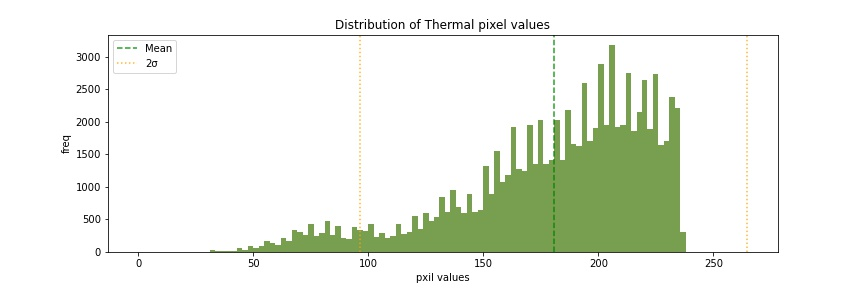
#> input picture hist_all_temperature.jpg, 864 x 288 px
$ python -i module_extraction_ortho_old.py   (imports and definitions only)   (older library calls are emulated)
#> lines starting #> are read from the running program, lines starting #| are printed output that depends on the picture
#> further down, picture is the input picture: shape (288, 864, 3); mean B, G, R 230.4, 240.1, 235.5

import numpy as np
import pandas as pd
import cv2
import matplotlib.pyplot as plt
import glob
from sklearn.cluster import DBSCAN
import json

# [49 lines left out: functions get_thermal_data, get_rect_info, show_img, not called in this run]

class Filters():

    def __init__(self, thermal_npdat_path=None):
        if thermal_npdat_path is not None:
            self.get_limits(thermal_npdat_path)
        else:
            self.upper_lim_pix_val = None
            self.lower_lim_pix_val = None

    # [23 lines left out: function get_limits, not called in this run]

    def check_limit_data(self, img):
        if self.upper_lim_pix_val == None or self.lower_lim_pix_val == None:
            mean_pix_val = np.mean(img)
#> mean_pix_val = 235.3
            double_std_pix_val = 2 * np.std(img, ddof=1)
#> double_std_pix_val = 100.5
            max_pix_val = np.amax(img)
#> max_pix_val = 255
            min_pix_val = np.amin(img)
#> min_pix_val = 0
            self.upper_lim_pix_val = mean_pix_val + double_std_pix_val
#> self.upper_lim_pix_val = 335.9
            self.lower_lim_pix_val = mean_pix_val - double_std_pix_val
#> self.lower_lim_pix_val = 134.8

    def normalize(self, img, show=False):
        self.check_limit_data(img)
        temp = np.where(img > self.upper_lim_pix_val, self.upper_lim_pix_val, img)
        img_normed = np.where(temp < self.lower_lim_pix_val, self.lower_lim_pix_val, temp)
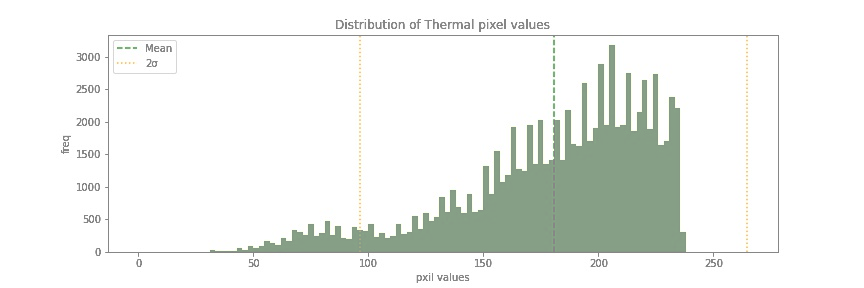
#> img_normed: shape (288, 864, 3) float64; mean B, G, R 238, 241.2, 238.3
        if show: show_img({"input":img, "normed": img_normed},cmap="gray")
        return img_normed

    def clahe(self, img, clipLimit=2.0, tileGridSize=(8,8), show=False):
#> called with clipLimit = 2, tileGridSize = (8, 8), show = False
        img_8 = np.array(img, dtype=np.uint8)
        clahe = cv2.createCLAHE(clipLimit=clipLimit, tileGridSize=tileGridSize)
#> (the run stopped early here; a loop or call above may not have finished)

$ run again, on hist_on_all_176.jpg
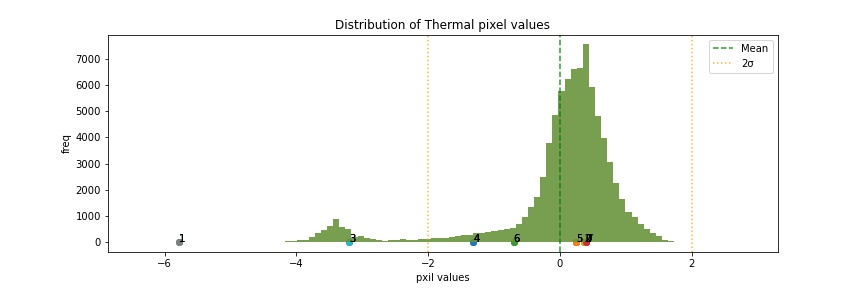
#> input picture hist_on_all_176.jpg, 864 x 288 px
#> picture is the input picture: shape (288, 864, 3); mean B, G, R 242.1, 246.5, 244.4
#> mean_pix_val = 244.3
#> double_std_pix_val = 78.54
#> max_pix_val = 255
#> min_pix_val = 0
#> self.upper_lim_pix_val = 322.9
#> self.lower_lim_pix_val = 165.8
#> in normalize, `img_normed = np.where(temp < self.lower_lim_pix_val, self.lower_lim_pi..`:
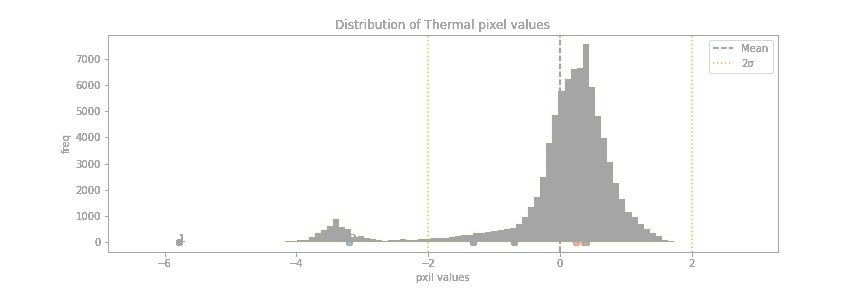
#> img_normed: shape (288, 864, 3) float64; mean B, G, R 248.2, 248.5, 248.5
